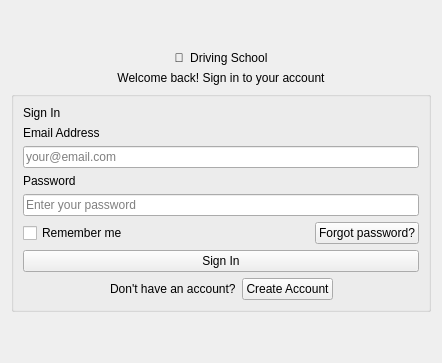
      <widget class="QWidget" name="pageSignIn">
       <layout class="QVBoxLayout" name="verticalLayout_6">
        <item>
         <spacer name="loginTopSpacer">
          <property name="orientation">
           <enum>Qt::Orientation::Vertical</enum>
          </property>
          <property name="sizeHint" stdset="0">
           <size>
            <width>0</width>
            <height>40</height>
           </size>
          </property>
         </spacer>
        </item>
        <item>
         <widget class="QLabel" name="labelAppTitle">
          <property name="text">
           <string>🚗  Driving School</string>
          </property>
          <property name="alignment">
           <set>Qt::AlignmentFlag::AlignHCenter</set>
          </property>
         </widget>
        </item>
        <item>
         <widget class="QLabel" name="labelAppSubtitle">
          <property name="text">
           <string>Welcome back! Sign in to your account</string>
          </property>
          <property name="alignment">
           <set>Qt::AlignmentFlag::AlignHCenter</set>
          </property>
         </widget>
        </item>
        <item alignment="Qt::AlignmentFlag::AlignHCenter">
         <widget class="QGroupBox" name="groupSignIn">
          <property name="minimumSize">
           <size>
            <width>420</width>
            <height>0</height>
           </size>
          </property>
          <property name="maximumSize">
           <size>
            <width>480</width>
            <height>16777215</height>
           </size>
          </property>
          <property name="title">
           <string/>
          </property>
          <layout class="QVBoxLayout" name="verticalLayout_signin">
           <item>
            <widget class="QLabel" name="labelSignInTitle">
             <property name="text">
              <string>Sign In</string>
             </property>
            </widget>
           </item>
           <item>
            <widget class="QLabel" name="labelSignEmail">
             <property name="text">
              <string>Email Address</string>
             </property>
            </widget>
           </item>
           <item>
            <widget class="QLineEdit" name="editSignEmail">
             <property name="placeholderText">
              <string>your@email.com</string>
             </property>
            </widget>
           </item>
           <item>
            <widget class="QLabel" name="labelSignPassword">
             <property name="text">
              <string>Password</string>
             </property>
            </widget>
           </item>
           <item>
            <widget class="QLineEdit" name="editSignPassword">
             <property name="echoMode">
              <enum>QLineEdit::EchoMode::Password</enum>
             </property>
             <property name="placeholderText">
              <string>Enter your password</string>
             </property>
            </widget>
           </item>
           <item>
            <layout class="QHBoxLayout" name="rememberForgotRow">
             <item>
              <widget class="QCheckBox" name="chkRemember">
               <property name="text">
                <string>Remember me</string>
               </property>
              </widget>
             </item>
             <item>
              <spacer name="rememberSpacer">
               <property name="orientation">
                <enum>Qt::Orientation::Horizontal</enum>
               </property>
               <property name="sizeHint" stdset="0">
                <size>
                 <width>0</width>
                 <height>0</height>
                </size>
               </property>
              </spacer>
             </item>
             <item>
              <widget class="QPushButton" name="btnForgot">
               <property name="cursor">
                <cursorShape>PointingHandCursor</cursorShape>
               </property>
               <property name="text">
                <string>Forgot password?</string>
               </property>
              </widget>
             </item>
            </layout>
           </item>
           <item>
            <widget class="QPushButton" name="btnSignIn">
             <property name="cursor">
              <cursorShape>PointingHandCursor</cursorShape>
             </property>
             <property name="text">
              <string>Sign In</string>
             </property>
            </widget>
           </item>
           <item>
            <layout class="QHBoxLayout" name="createAccountRow">
             <item>
              <spacer name="createSpacer1">
               <property name="orientation">
                <enum>Qt::Orientation::Horizontal</enum>
               </property>
               <property name="sizeHint" stdset="0">
                <size>
                 <width>0</width>
                 <height>0</height>
                </size>
               </property>
              </spacer>
             </item>
             <item>
              <widget class="QLabel" name="labelNoAccount">
               <property name="text">
                <string>Don't have an account?</string>
               </property>
              </widget>
             </item>
             <item>
              <widget class="QPushButton" name="btnCreateAccount">
               <property name="cursor">
                <cursorShape>PointingHandCursor</cursorShape>
               </property>
               <property name="text">
                <string>Create Account</string>
               </property>
              </widget>
             </item>
             <item>
              <spacer name="createSpacer2">
               <property name="orientation">
                <enum>Qt::Orientation::Horizontal</enum>
               </property>
               <property name="sizeHint" stdset="0">
                <size>
                 <width>0</width>
                 <height>0</height>
                </size>
               </property>
              </spacer>
             </item>
            </layout>
           </item>
          </layout>
         </widget>
        </item>
        <item>
         <spacer name="loginBottomSpacer">
          <property name="orientation">
           <enum>Qt::Orientation::Vertical</enum>
          </property>
          <property name="sizeHint" stdset="0">
           <size>
            <width>0</width>
            <height>40</height>
           </size>
          </property>
         </spacer>
        </item>
       </layout>
      </widget>
